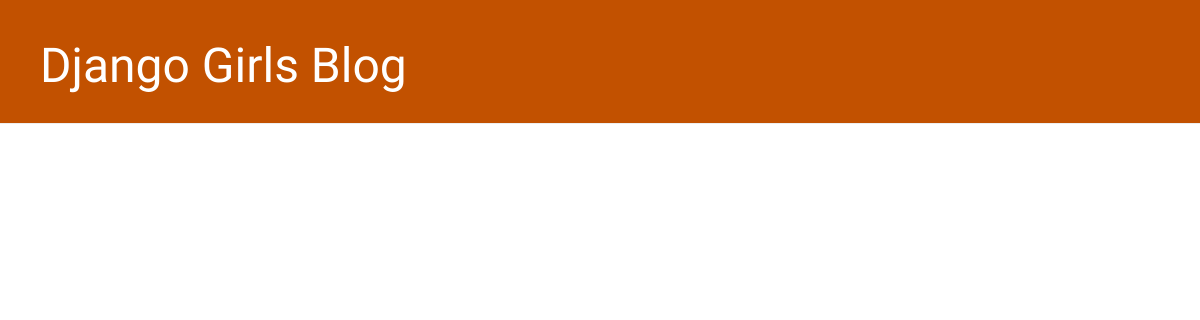
/, run on an earlier commit of the app's database.
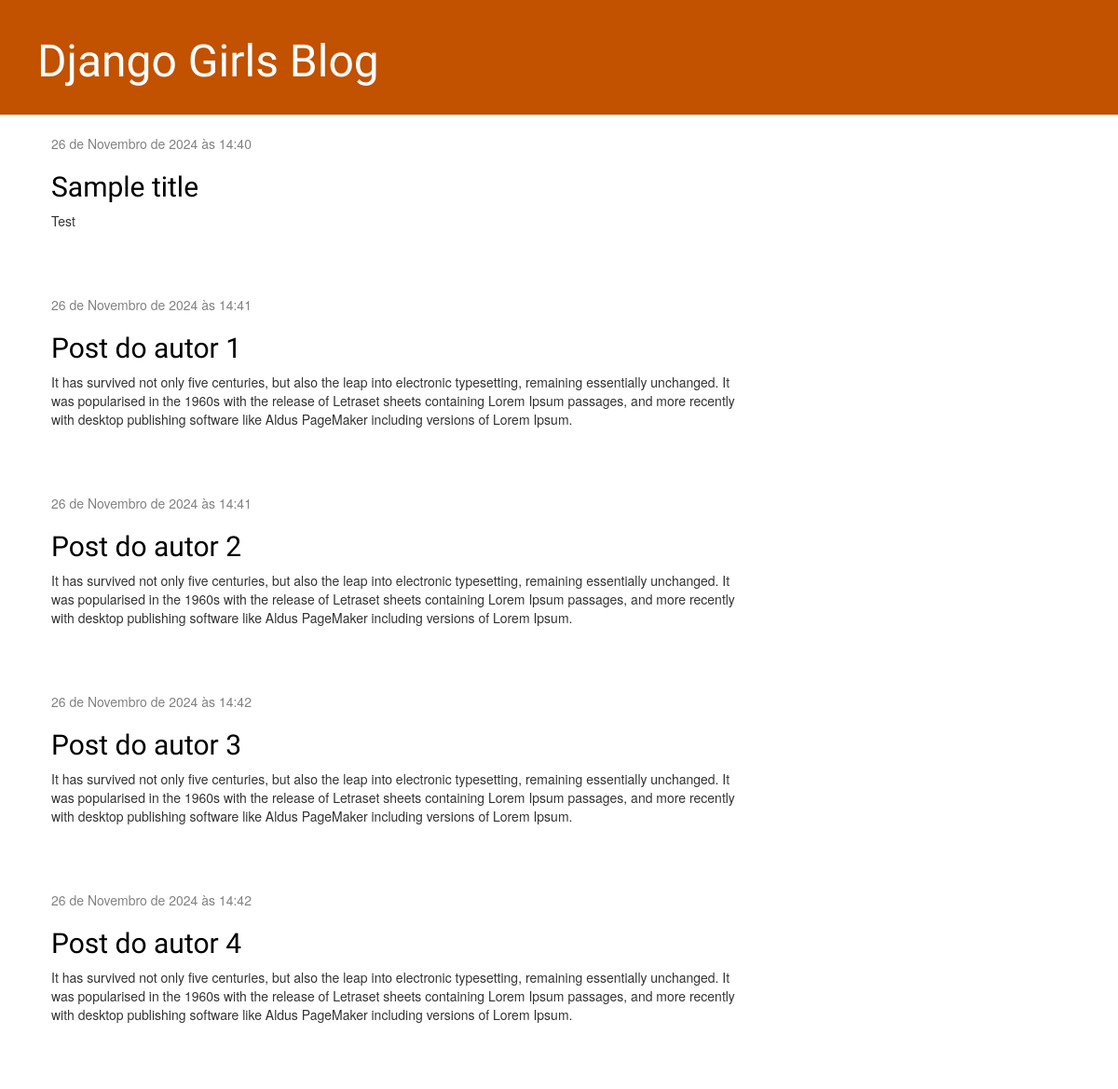
And on a later commit of the database.
### blog/models.py (models this page shows, shortened)
class Post(models.Model): # models.Model -  o Post é um modelo de Django, então deve ser salvo no BD
    author = models.ForeignKey(settings.AUTH_USER_MODEL, on_delete=models.CASCADE) # link para outro modelo
    title = models.CharField(max_length=200) # texto com caracteres limitados
    text = models.TextField() # este campo é para textos sem um limite fixo
    created_date = models.DateTimeField(default=timezone.now) #  este é para data e hora
    published_date = models.DateTimeField(blank=True, null=True) #  este é para data e hora

### blog/views.py (the view)
# urls.py: path('', views.post_list, name='post_list'),
def post_list(request):
    posts = Post.objects.filter(published_date__lte=timezone.now()).order_by('published_date')
    return render(request, 'blog/post_list.html', {'posts': posts})

### blog/templates/blog/post_list.html
{% extends 'blog/base.html' %}
{% block content %}
    {% for post in posts %}
        <div class="post">
            <div class="date">
                {{ post.published_date }}
            </div>
            <h2><a href="{% url 'post_detail' pk=post.pk %}">{{ post.title }}</a></h2>
            <p>{{ post.text|linebreaksbr }}</p>
        </div>
    {% endfor %}
{% endblock %}

What changed in the data, as far as the page shows it:
added Post: published_date "26 de Novembro de 2024 às 14:40", title "Sample title", text "Test"
added Post: published_date "26 de Novembro de 2024 às 14:41", title "Post do autor 1", text "It has survived not only five centuries, but also the leap into electronic typesetting, remaining essentially unchanged. It was popularised in the 1960s with the release of Letraset sheets containing Lorem Ipsum passages, and more recently with desktop publishing software like Aldus PageMaker including versions of Lorem Ipsum."
added Post: published_date "26 de Novembro de 2024 às 14:41", title "Post do autor 2", text "It has survived not only five centuries, but also the leap into electronic typesetting, remaining essentially unchanged. It was popularised in the 1960s with the release of Letraset sheets containing Lorem Ipsum passages, and more recently with desktop publishing software like Aldus PageMaker including versions of Lorem Ipsum."
added Post: published_date "26 de Novembro de 2024 às 14:42", title "Post do autor 3", text "It has survived not only five centuries, but also the leap into electronic typesetting, remaining essentially unchanged. It was popularised in the 1960s with the release of Letraset sheets containing Lorem Ipsum passages, and more recently with desktop publishing software like Aldus PageMaker including versions of Lorem Ipsum."
added Post: published_date "26 de Novembro de 2024 às 14:42", title "Post do autor 4", text "It has survived not only five centuries, but also the leap into electronic typesetting, remaining essentially unchanged. It was popularised in the 1960s with the release of Letraset sheets containing Lorem Ipsum passages, and more recently with desktop publishing software like Aldus PageMaker including versions of Lorem Ipsum."
